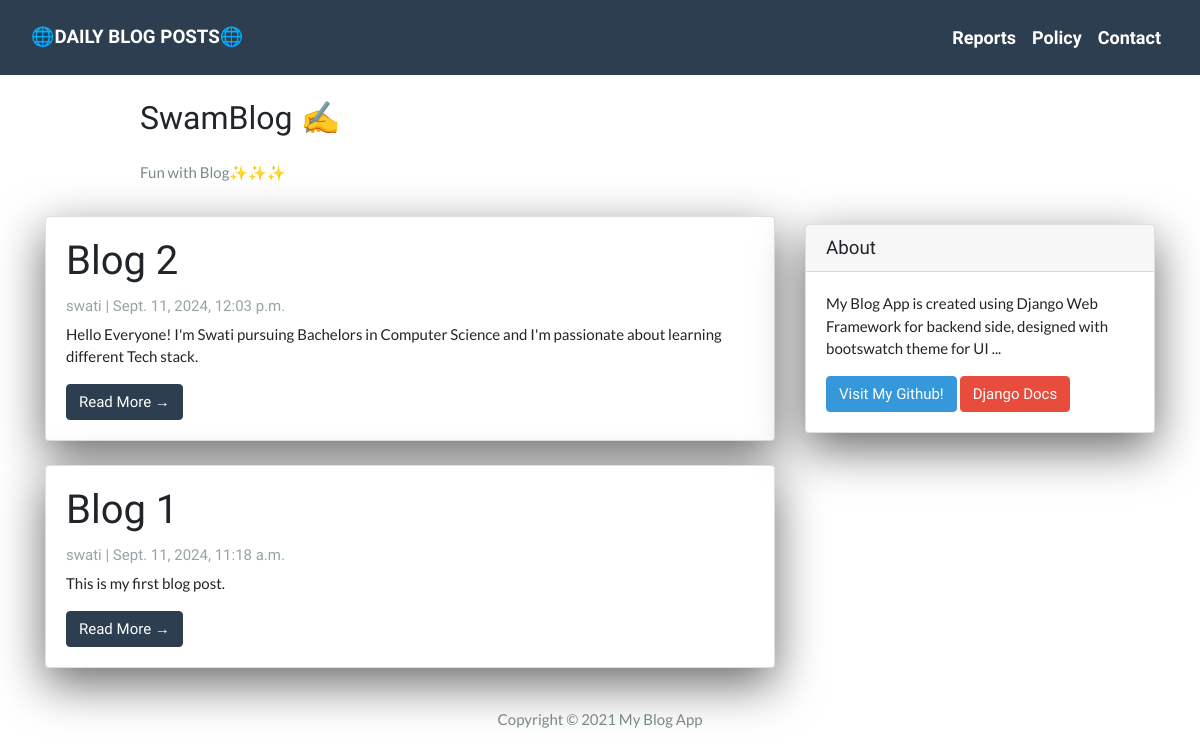
The page / on the database its author committed.
### App/models.py (models this page shows, shortened)
class Post(models.Model):
    title = models.CharField(max_length=200, unique=True)
    slug = models.SlugField(max_length=200, unique=True)
    author = models.ForeignKey(User, on_delete=models.CASCADE, related_name='blog_posts')
    created_on = models.DateTimeField(auto_now_add=True)
    updated_on = models.DateTimeField(auto_now_add=True)
    content = models.TextField()
    status = models.IntegerField(choices=STATUS, default=0)
    class Meta:
        ordering = ['-created_on']

### App/views.py (the view)
# urls.py: path('', views.PostList.as_view(), name='home'),
class PostList(generic.ListView):
    queryset = Post.objects.filter(status=1).order_by('-created_on')
    template_name = 'index.html'

### App/templates/index.html (shortened to what this page needs)
{% extends "base.html" %}
{% block content %}
<header class="masthead">
  <div class="container">
    <div class="row">
      <div class=" col-md-8 col-md-10 mx-auto">
        <div class="site-heading">
          <h3 class=" site-heading my-4 mt-3 text-black"> SwamBlog ✍️ </h3>
          <p class="text-dark">Fun with Blog✨✨✨ </p>
        </div>
      </div>
    </div>
  </div>
</header>
<div class="container">
  <div class="row">
    <div class="col-md-8 mt-3 left">
      {% for post in post_list %}
      <div class="card mb-4">
        <div class="card-body">
          <h2 class="card-title">{{ post.title }}</h2>
          <p class="card-text text-muted h6">{{ post.author }} | {{ post.created_on}} </p>
          <p class="card-text">{{post.content|slice:":200"}}</p>
          <a href="{% url 'post_detail' post.slug  %}" class="btn btn-primary">Read More &rarr;</a>
        </div>
      </div>
      {% endfor %}
    </div>
    {% block sidebar %}
    {% include 'sidebar.html' %}
    {% endblock sidebar %}
  </div>
</div>
{%endblock%}

### App/templates/base.html (shortened to what this page needs)
<!DOCTYPE html>
<html>
<head>
  <link rel="stylesheet" href="https://stackpath.bootstrapcdn.com/bootswatch/4.5.2/journal/bootstrap.min.css">
  <link rel="stylesheet" href="https://stackpath.bootstrapcdn.com/bootswatch/4.5.2/flatly/bootstrap.min.css">
</head>
<body>
  <nav class="navbar navbar-expand-lg navbar-dark bg-primary" id="mainNav">
    <div class="container-fluid">
      <a class="navbar-brand" href="{% url 'home' %}">🌐Daily Blog Posts🌐</a>
      <div class="collapse navbar-collapse" id="navbarResponsive">
        <ul class="navbar-nav ml-auto">
          <li class="nav-item text-black">
            <a class="nav-link text-black font-weight-bold" href="#">Reports</a>
          </li>
          <li class="nav-item text-black">
            <a class="nav-link text-black font-weight-bold" href="#">Policy</a>
          </li>
          <li class="nav-item text-black">
            <a class="nav-link text-black font-weight-bold" href="#">Contact</a>
          </li>
        </ul>
      </div>
    </div>
  </nav>
  {% block content %}{% endblock content %}
  <footer class="py-3 bg-grey">
    <p class="m-0 text-dark text-center ">Copyright &copy; 2021 My Blog App </p>
  </footer>
</body>
</html>

### App/templates/sidebar.html (shortened to what this page needs)
{% block sidebar %}
<div class="col-md-4 float-right ">
  <div class="card my-4">
    <h5 class="card-header">About</h5>
    <div class="card-body">
      <p class="card-text"> My Blog App is created using Django Web Framework for backend side, designed with bootswatch
        theme for UI ... </p>
      <a href="https://github.com/SwatiCoded/" class="btn btn-info">Visit My Github!</a>
      <a href="https://docs.djangoproject.com/en/3.1/" class="btn btn-danger">Django Docs</a>
    </div>
  </div>
</div>
{% endblock sidebar %}

### App/templates/sidebar.html (style rules this page uses)
.card { box-shadow: 0 16px 48px #6a6a6b; }

### rows shown on the page
Post: title "Blog 2", author "swati", created_on "Sept. 11, 2024, 12:03 p.m.", content "Hello Everyone! I'm Swati pursuing Bachelors in Computer Science and I'm passionate about learning different Tech stack."
Post: title "Blog 1", author "swati", created_on "Sept. 11, 2024, 11:18 a.m.", content "This is my first blog post."
